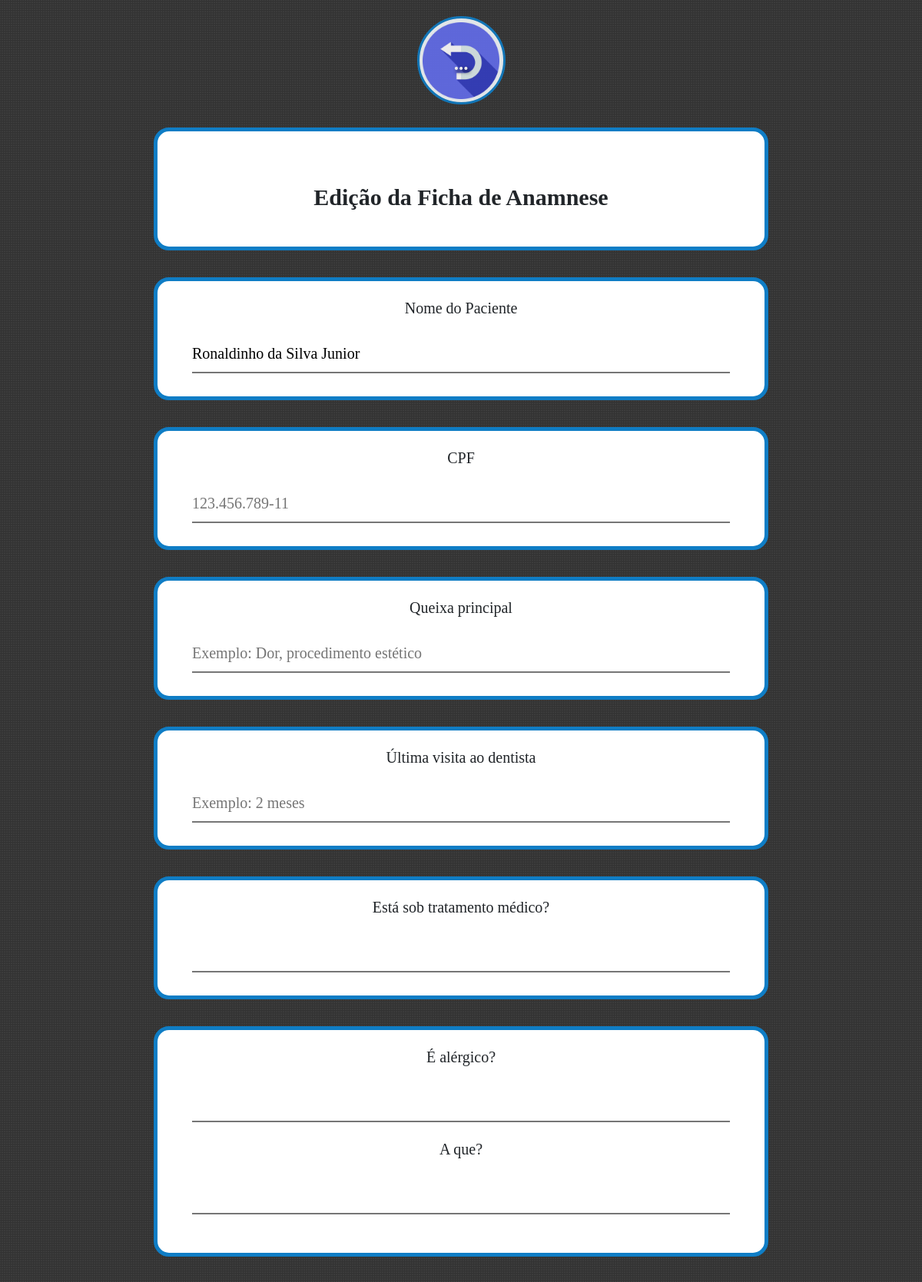
Before: /php/editar_dados/editar_anamnese.php?CPF=123.456.789-10 (upper part) with the older database file.
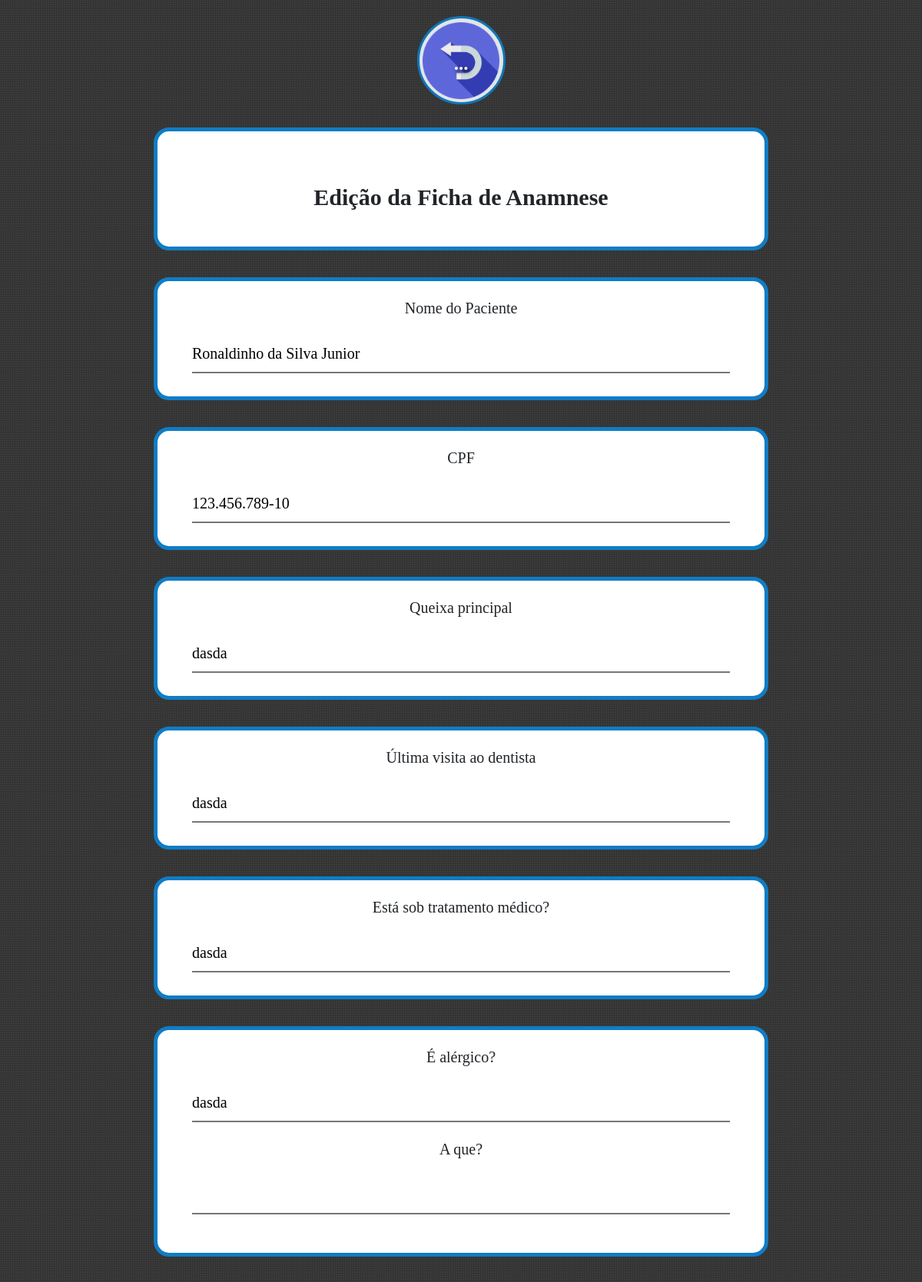
After: the same page with the newer database file.
### tables this page shows
CREATE TABLE `dados_anamnese` (
  `id_anamnese` int(8) UNSIGNED NOT NULL,
  `CPF` varchar(30) DEFAULT NULL,
  `problem` varchar(50) DEFAULT NULL,
  `visit` varchar(30) DEFAULT NULL,
  `medical` varchar(30) DEFAULT NULL,
  `allergies` varchar(30) DEFAULT NULL,
  `allergies_desc` varchar(50) DEFAULT NULL,
  `heart` varchar(30) DEFAULT NULL,
  `heart_desc` varchar(50) DEFAULT NULL,
  `benz` varchar(30) DEFAULT NULL,
  `benz_problem` varchar(30) DEFAULT NULL,
  `dipirona` varchar(30) DEFAULT NULL,
  `dip_problem` varchar(30) DEFAULT NULL,
  `pressure` varchar(20) DEFAULT NULL,
  `press_med` varchar(30) DEFAULT NULL,
  `press_medicine` varchar(50) DEFAULT NULL,
  `renal` varchar(30) DEFAULT NULL,
  `renal_problem` varchar(50) DEFAULT NULL,
  `diabete` varchar(30) DEFAULT NULL,
  `hepatite` varchar(30) DEFAULT NULL,
  `anest` varchar(30) DEFAULT NULL,
  `anest_problem` varchar(30) DEFAULT NULL,
  `protese` varchar(30) DEFAULT NULL,
  `marcap` varchar(30) DEFAULT NULL,
  `transf` varchar(30) DEFAULT NULL,
  `droga` varchar(30) DEFAULT NULL,
  `fuma` varchar(30) DEFAULT NULL,
  `gravida` varchar(30) DEFAULT NULL,
  `escovacao` varchar(30) DEFAULT NULL,
  `fio_dental` varchar(30) DEFAULT NULL
);

### php/editar_dados/editar_anamnese.php (the view, shortened to what this page needs)
<?php
    include_once("conexao.php");
    $CPF = filter_input(INPUT_GET, 'CPF');
    $result_usuario = "SELECT * FROM dados_anamnese WHERE CPF = '$CPF'";
    $resultado_usuario = mysqli_query($conn, $result_usuario);
    $row_usuario = mysqli_fetch_assoc($resultado_usuario);
    $result_usuario2 = "SELECT * FROM dados_paciente WHERE CPF = '$CPF'";
    $resultado_usuario2 = mysqli_query($conn, $result_usuario2);
    $row_usuario2 = mysqli_fetch_assoc($resultado_usuario2);
?>
<html>
    <head>
        <?php include "./header.php"; ?>
	</head>
<body>
    <div class="top">
    </div>
    <div class="middle">
        <div id="home-dashboard">
            <?php include "menu.php"; ?>
            <div id="information" class="form-group">
                <p> Edição da Ficha de Anamnese </p>
            </div>
            <form method="POST"	action="./proc_edit_anamnese.php">
                <div class="form-group">
                    <div class="question">
                        <p2>Nome do Paciente</p2>
                    </div>
                    <div class="answer">
                        <input type="text" name="nome" placeholder="Seu nome" value="<?php echo $row_usuario2['nome']; ?>" readonly/>
                    </div>
                </div>
                <div class="form-group">
                    <div class="question">
                        <p2>CPF</p2>
                    </div>
                    <div class="answer">
                        <input type="text" name="CPF" placeholder="123.456.789-11" value="<?php echo $row_usuario['CPF']; ?>" maxlength="14" onkeypress="formatar_mascara(this,'###.###.###-##')" readonly/>
                    </div>
                </div>
                <div class="form-group">
                    <div class="question">
                        <p2>Queixa principal</p2>
                    </div>
                    <div class="answer">
                        <input type="text" name="problem" placeholder="Exemplo: Dor, procedimento estético" value="<?php echo $row_usuario['problem']; ?>"/>
                    </div>
                </div>
                <div class="form-group">
                    <div class="question">
                        <p2>Última visita ao dentista</p2>
                    </div>
                    <div class="answer">
                        <input type="text" name="visit" placeholder="Exemplo: 2 meses" value="<?php echo $row_usuario['visit']; ?>"/>
                    </div>
                </div>
                <div id="q-proc" class="form-group">
                    <div class="question">
                        <p2>Está sob tratamento médico?</p2>
                    </div>
                    <div class="answer">
                        <input type="text" name="medical" value="<?php echo $row_usuario['medical']; ?>"/>
                    </div>
                </div>
                <div id="q-allergies" class="form-group resposta-dupla">
                    <div class="question">
                        <p2>É alérgico?</p2>
                    </div>
                    <div class="answer">
                        <input type="text" name="allergies" value="<?php echo $row_usuario['allergies']; ?>"/>
                    </div>
                    <div class="answer">
                        <div class="question">
                            <p2>A que?</p2>
                        </div>
                        <input type="text" name="allergies_desc" value="<?php echo $row_usuario['allergies_desc']; ?>"/>
                    </div>
                </div>
                </div>
        </div>
</body>
</html>

Changed rows visible on the page:
added dados_anamnese: CPF "123.456.789-10", problem "dasda", visit "dasda", medical "dasda", allergies "dasda"
